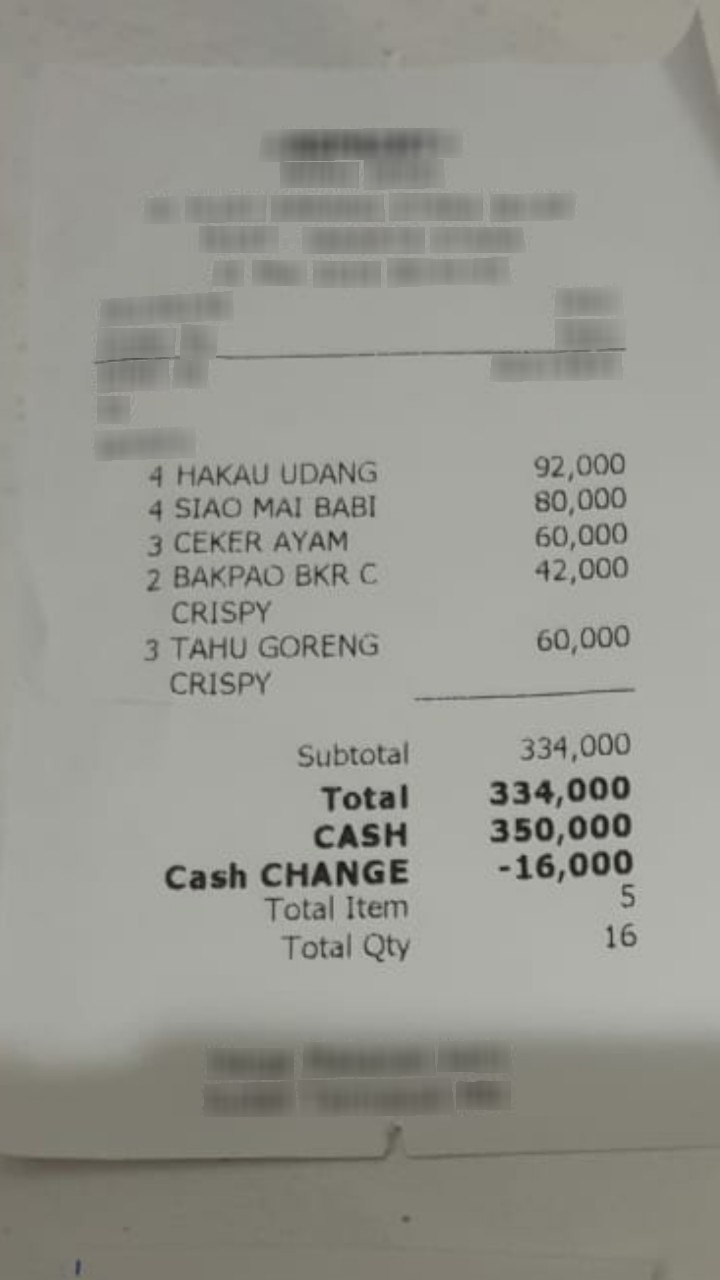
#> input picture images/receipt.png, 720 x 1280 px
$ python DEMO.py   (older library calls are emulated)
#> lines starting #> are read from the running program, lines starting #| are printed output that depends on the picture; after the words box and inside, x2 and y2 are one past the last pixel; in counts of white or black regions, pixels touching at a corner belong together
#Step 1: Import the essential libraries
from PIL import Image,ImageEnhance
import pytesseract
from scipy.misc import imsave
import numpy
import json

def binarize_image(image_name, target_image_name, threshold):
#> called with image_name = 'images/receipt.png', target_image_name = 'output/res.png', threshold = 128
	try:
		#Step 2: Open the image
		image_file = Image.open(image_name)
#> image_file is the input picture: PIL image 720x1280 RGB; mean R, G, B 150.7, 150.9, 143.8
		#Step 3: Enhance the color of image
		enh_bri = ImageEnhance.Color(image_file)
		brightness=1.6
		image_brightened = enh_bri.enhance(brightness)
		#Step 4: Convert the Enhanced image to gray scale
		image = image_brightened.convert('L')
		image = numpy.array(image)
		#Step 5: Apply the threshold of 128 to the gray scale image and convert it to black and white
		#Call function binarize_array() which does thresholding and returns black & white image
		image = binarize_array(image, threshold)
		imsave(target_image_name, image)
	except Exception as e:
		print("Exception occured::",e)

def binarize_array(numpy_array, threshold):
#> called with threshold = 128
	for i in range(len(numpy_array)):
		for j in range(len(numpy_array[0])):
			if numpy_array[i][j] > threshold:
				numpy_array[i][j] = 255
			else:
				numpy_array[i][j] = 0
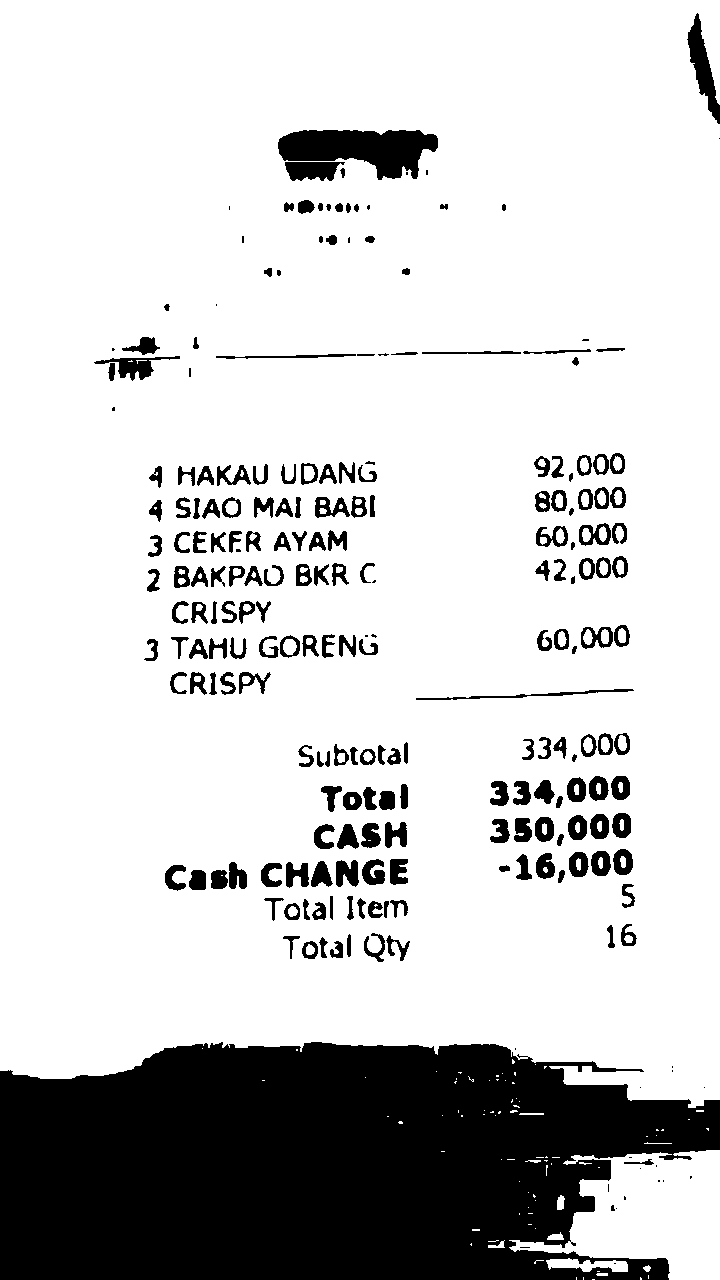
#> numpy_array: shape (1280, 720); 80.3% white; 236 black regions (34 under 20 px), largest, box (x1, y1, x2, y2) and area: (0, 1042, 720, 1280) 139118, (278, 130, 438, 180) 5060, (687, 13, 720, 124) 1369
	return numpy_array

def img_to_text():
#> (the run stopped early here; a loop or call above may not have finished)
